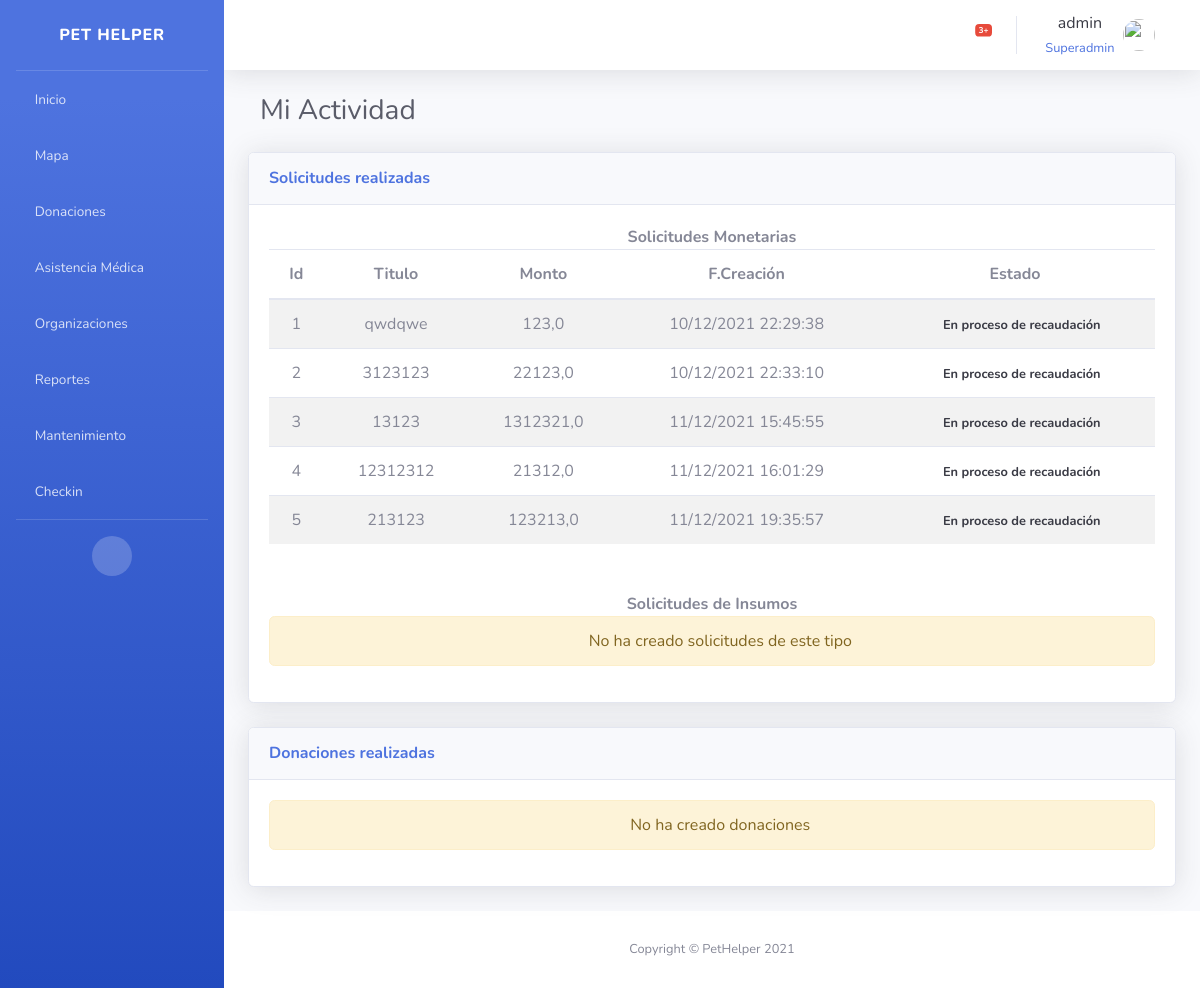
The page /usuario/actividad/1 (signed in) on the database its author committed.
### usuario/models.py (models this page shows, shortened)
class Usuario(AbstractBaseUser, PermissionsMixin):
    email = models.EmailField('Email', unique=True)
    username = models.CharField(max_length=25, unique=True)
    permiso = models.PositiveSmallIntegerField(choices=PERMISOS, null=True, default=1)
    apellido = models.CharField(max_length=25)
    date_joined = models.DateTimeField(default=timezone.now)
    DNI = models.CharField(max_length=8, default="", validators=[dni_regex])
    foto = models.ImageField(upload_to="usuario",blank=True, null=True)
    telefono = models.CharField(max_length=10, null=True, default="", help_text="Ejemplo: 2614247398")
    direccion = models.CharField(max_length=100, blank=True, null=True, help_text="Ejemplo: Maipu 123, Godoy Cruz, Mendoza")
    objects = UserManager()
    is_active = models.BooleanField('active', default=True)
    is_staff = models.BooleanField(default=True)
    USERNAME_FIELD = "email"
    REQUIRED_FIELDS = ["username"]

### solicitud/models.py (models this page shows, shortened)
class Solicitud_Donacion_Monetaria(ClaseModelo):
    titulo = models.TextField(max_length=100, null=False, blank=False)
    pedido = models.ImageField(upload_to="solicitud",blank=True, null=True)
    monto = models.FloatField(max_length=100, null=False, blank=False)
    veterinario = models.ForeignKey(Veterinario, on_delete=models.CASCADE, null=True)
    cbu = models.PositiveBigIntegerField(blank=True, null=True)
    alias = models.CharField(max_length=100, blank=True, null=True)
    nombre_titular = models.CharField(max_length=100, blank=True, null=True)
    nombre_banco = models.PositiveSmallIntegerField(choices=BANCOS, default="1")
    EstadoSolicitudMonetaria = models.PositiveSmallIntegerField(default="0")
    class Meta:
        verbose_name_plural = 'solicitudes_monetarias'

### usuario/views.py (the view)
# urls.py: path('usuario/actividad/<int:pk>', login_required(MiActividad.as_view()), name='usuario_actividad'),
class MiActividad(generic.DetailView):
    model = Usuario
    template_name = "bases/usuario_actividad.html"
    context_object_name = 'usuario'
    login_url = 'bases/login.html'
    def get_context_data(self, **kwargs):
        context = super().get_context_data(**kwargs)
        user = self.request.user
        context['solicitudes_insumos'] = Solicitud_Donacion_Insumo.objects.filter(uc_id=user.id)
        context['solicitudes_monetarias'] = Solicitud_Donacion_Monetaria.objects.filter(uc_id=user.id)
        context['donaciones_insumos'] = Donacion_Insumo.objects.filter(uc_id=user.id)
        context['donaciones_monetarias'] = Donacion_monetaria.objects.filter(uc_id=user.id)
        context['cantidades_insumos'] = Cantidad_Insumo.objects.select_related('solicitud_insumo')
        context['insumos'] = Insumo.objects.all()
        context['cantidades_insumos_donaciones'] = Cantidad_Insumo_Donacion.objects.all()
        return context

### usuario/templates/bases/usuario_actividad.html (shortened to what this page needs)
{% extends 'base/base.html' %} {% block page_content %}
<div class="container-fluid">
    <div class="col-xl-10 col-lg-10 col-md-9 items-align-center">
        <h1 class="h3 mb-4 text-gray-800">Mi Actividad</h1>
    </div>
    <div class="card shadow mb-4">
        <div class="card-header py-3 d-flex flex-row align-items-center justify-content-between">
            <h6 class="m-0 font-weight-bold text-primary">Solicitudes realizadas</h6>
        </div>
        <div class="card-body">
            {% if not solicitudes_insumos and not solicitudes_monetarias %}
            <div class="alert alert-warning text-center" role="alert"><i class="fas fa-info-circle"></i> No ha creado solicitudes</div>
            {% else %}
                {% if solicitudes_monetarias %}
                <div class="text-center"><strong>Solicitudes Monetarias</strong></div>
                <table class="table table-striped table-hover mb-4 text-center" id="solicitudes">
                    <thead>
                        <th>Id</th>
                        <th>Titulo</th>
                        <th>Monto</th>
                        <th>F.Creación</th>
                        <th>Estado</th>
                    </thead>
                    <tbody>
                        {% for solicitud_monetaria in solicitudes_monetarias %}
                        <tr>
                            <td>{{ solicitud_monetaria.id }}</td>
                            <td>{{ solicitud_monetaria.titulo }}</td>
                            <td>{{ solicitud_monetaria.monto }}</td>
                            <td>{{ solicitud_monetaria.fc|date:"d/m/Y H:i:s" }}</td>
                            <td>{% if solicitud_monetaria.monto == 0 %}
                                <small class="text-gray-900"><strong><i class="fas fa-check-circle"></i> Recaudación completa</strong></small>
                                {% else %}
                                <small class="text-gray-900"><strong><i class="fas fa-spinner"></i> En proceso de recaudación</strong></small>
                                {% endif %}
                            </td>
                        </tr>
                        {% endfor %}
                    </tbody>
                </table><br>
                {% else %}
                <div class="alert alert-warning text-center" role="alert"><i class="fas fa-info-circle"></i> No ha creado solicitudes de este tipo</div>
                {% endif %}
                <div class="text-center"><strong>Solicitudes de Insumos</strong></div>
                {% if solicitudes_insumos %}
                <table class="table table-striped table-hover text-center" id="solicitudes">
                    <thead>
                        <th>Id</th>
                        <th>Titulo</th>
                        <th>Insumos</th>
                        <th>F. Creación</th>
                        <th>Estado</th>
                    </thead>
                    <tbody>
                        {% for solicitud_insumo in solicitudes_insumos %}
                        <tr>
                            <td>{{ solicitud_insumo.id }}</td>
                            <td>{{ solicitud_insumo.titulo }}</td>
                            {%  for cantidad_insumo in cantidades_insumos %}
                                {% if solicitud_insumo.id == cantidad_insumo.solicitud_insumo.id %}
                                <td>
                                    <ul>
                                        <li>{{ cantidad_insumo.cantidad }} {{ cantidad_insumo.insumo.nombre }}</li>
                                    </ul>
                                </td>
                                {% endif %}
                            {% endfor %}
                            <td>{{ solicitud_insumo.fc|date:"d/m/Y H:i:s" }}</td>
                            <td>{%  for cantidad_insumo in cantidades_insumos %}
                                {% if solicitud_insumo.id == cantidad_insumo.solicitud_insumo.id %}
                                    {% if cantidad_insumo.cantidad == 0 %}
                                    <small class="text-gray-900"><strong><i class="fas fa-check-circle"></i> Recaudación completa</strong></small>
                                    {% else %}
                                    <small class="text-gray-900"><strong><i class="fas fa-spinner"></i> En proceso de recaudación</strong></small>
                                    {% endif %}
                                {% endif %}
                            {% endfor %}
                            </td>
                        </tr>
                        {% endfor %}
                    </tbody>
                </table>
                {% else %}
                <div class="alert alert-warning text-center" role="alert"><i class="fas fa-info-circle"></i> No ha creado solicitudes de este tipo</div>
                {% endif %}
            {% endif %}
        </div>
    </div>
    <div class="card shadow mb-4">
        <div class="card-header py-3 d-flex flex-row align-items-center justify-content-between">
            <h6 class="m-0 font-weight-bold text-primary">Donaciones realizadas</h6>
        </div>
        <div class="card-body">
            {% if not donaciones_insumos and not donaciones_monetarias %}
            <div class="alert alert-warning text-center" role="alert"><i class="fas fa-info-circle"></i> No ha creado donaciones</div>
            {% endif %}
        </div>
    </div>
</div>
{% endblock %}

### templates/base/base.html (shortened to what this page needs)
{% load static %}
<!DOCTYPE html>
<html lang="en">
<head>
    <link href="{% static 'base/vendor/fontawesome-free/css/all.min.css' %}" rel="stylesheet" type="text/css">
    <link href="{% static 'base/css/sb-admin-2.min.css' %}" rel="stylesheet">
    <link href='https://api.mapbox.com/mapbox-gl-js/v2.5.1/mapbox-gl.css' rel='stylesheet' />
    <link rel="stylesheet" type="text/css" href="https://cdn.datatables.net/1.11.3/css/jquery.dataTables.css">
    <link rel="stylesheet" href="https://cdnjs.cloudflare.com/ajax/libs/font-awesome/4.7.0/css/font-awesome.min.css">
    <link href="{% static 'base/css/star.css' %}" rel="stylesheet">
</head>
<body id="page-top" class="bg-gradient-primary">
    {% block side_bar %}
    <div id="wrapper">
        <ul class="navbar-nav bg-gradient-primary sidebar sidebar-dark accordion" id="accordionSidebar">
            <a class="sidebar-brand d-flex align-items-center justify-content-center" href="{% url 'bases:home' %}">
                <div class="sidebar-brand-text mx-3">Pet Helper</div>
            </a>
            <hr class="sidebar-divider my-0">
            <li class="nav-item">
                <a class="nav-link" href="{% url 'bases:home' %}">
                    <i class="fas fa-home"></i>
                    <span>Inicio</span></a>
            </li>
            {% if perms.mapa.view_direccion %}
            <li class="nav-item">
                <a class="nav-link collapsed" href="{% url 'mapa:mapa_list' %}">
                    <i class="fas fa-map-marker-alt"></i>
                    <span>Mapa</span>
                </a>
            </li>
            {% endif %}
            {% if perms.solicitud.view_solicitud_donacion_monetaria %}
            <li class="nav-item">
                <a class="nav-link" href="{% url 'solicitud:solicitud_list' %}">
                    <i class="fas fa-hand-holding-usd"></i>
                    <span>Donaciones</span>
                </a>
            </li>
            {% endif %}
            <li class="nav-item">
                <a class="nav-link collapsed" href="#" data-toggle="collapse" data-target="#collapseUtilities" aria-expanded="true" aria-controls="collapseUtilities">
                    <i class="fas fa-briefcase-medical"></i>
                    <span>Asistencia Médica</span>
                </a>
            </li>
            <li class="nav-item">
                <a class="nav-link" href="{% url 'organizaciones:listar_organizaciones' %}">
                    <i class="fas fa-users"></i>
                    <span>Organizaciones</span></a>
            </li>
            <li class="nav-item">
                <a class="nav-link" href="{% url 'reportes:reportes_list' %}">
                    <i class="fas fa-chart-bar"></i>
                    <span>Reportes</span></a>
            </li>
            <li class="nav-item">
                <a class="nav-link" href="{% url 'mantenimiento:backups' %}">
                    <i class="fas fa-chart-bar"></i>
                    <span>Mantenimiento</span></a>
            </li>
            <li class="nav-item">
                <a class="nav-link" href="{% url 'organizaciones:checkin' user.email %}">
                    <i class="fas fa-chart-bar"></i>
                    <span>Checkin</span></a>
            </li>
            <hr class="sidebar-divider d-none d-md-block">
            <div class="text-center d-none d-md-inline">
                <button class="rounded-circle border-0" id="sidebarToggle"></button>
            </div>
        </ul>
        {% endblock side_bar %}
        <div id="content-wrapper" class="d-flex flex-column">
            <div id="content">
                {% block top_bar %}
                <nav class="navbar navbar-expand navbar-light bg-white topbar mb-4 static-top shadow">
                    <ul class="navbar-nav ml-auto">
                        <li class="nav-item dropdown no-arrow mx-1">
                            <a class="nav-link dropdown-toggle" href="#" id="alertsDropdown" role="button" data-toggle="dropdown" aria-haspopup="true" aria-expanded="false">
                                <i class="fas fa-bell fa-fw"></i>
                                <span class="badge badge-danger badge-counter">3+</span>
                            </a>
                        </li>
                        <li class="nav-item dropdown no-arrow">
                            <a class="nav-link dropdown-toggle" href="#" id="userDropdown" role="button" data-toggle="dropdown" aria-haspopup="true" aria-expanded="false">
                                <span class="mr-2 d-none d-lg-inline text-gray-900 text-center">
                                    {{ user.username }}<br>
                                    {% if user.is_superuser %}
                                    <small class="text-primary">Superadmin</small>
                                    {% else %}
                                    <small class="text-primary">{{ user.get_permiso_display }}</small>
                                    {% endif %}
                                </span>
                                {% if user.foto %}
                                <img class="img-profile rounded-circle" src="{{ user.foto.url }}">
                                {% else %}
                                <img class="img-profile rounded-circle" src="{% static 'base/img/undraw_profile.svg' %}">
                                {% endif %}
                                <i class="fas fa-sort-down" style="margin-left: 5px;"></i>
                            </a>
                        </li>
                    </ul>
                </nav>
                {% endblock top_bar %}
                {% block page_content %}{% endblock %}
                {% block footer %}
            </div>
            <footer class="sticky-footer bg-white">
                <div class="container my-auto">
                    <div class="copyright text-center my-auto">
                        <span>Copyright &copy; PetHelper 2021</span>
                    </div>
                </div>
            </footer>
        </div>
        {% endblock %}
    </div>
</body>
</html>

### rows shown on the page
Usuario: username "admin"
Solicitud_Donacion_Monetaria: id "1", titulo "qwdqwe", monto "123,0", fc "10/12/2021 22:29:38", shows "En proceso de recaudación"
Solicitud_Donacion_Monetaria: id "2", titulo "3123123", monto "22123,0", fc "10/12/2021 22:33:10", shows "En proceso de recaudación"
Solicitud_Donacion_Monetaria: id "3", titulo "13123", monto "1312321,0", fc "11/12/2021 15:45:55", shows "En proceso de recaudación"
Solicitud_Donacion_Monetaria: id "4", titulo "12312312", monto "21312,0", fc "11/12/2021 16:01:29", shows "En proceso de recaudación"
Solicitud_Donacion_Monetaria: id "5", titulo "213123", monto "123213,0", fc "11/12/2021 19:35:57", shows "En proceso de recaudación"
